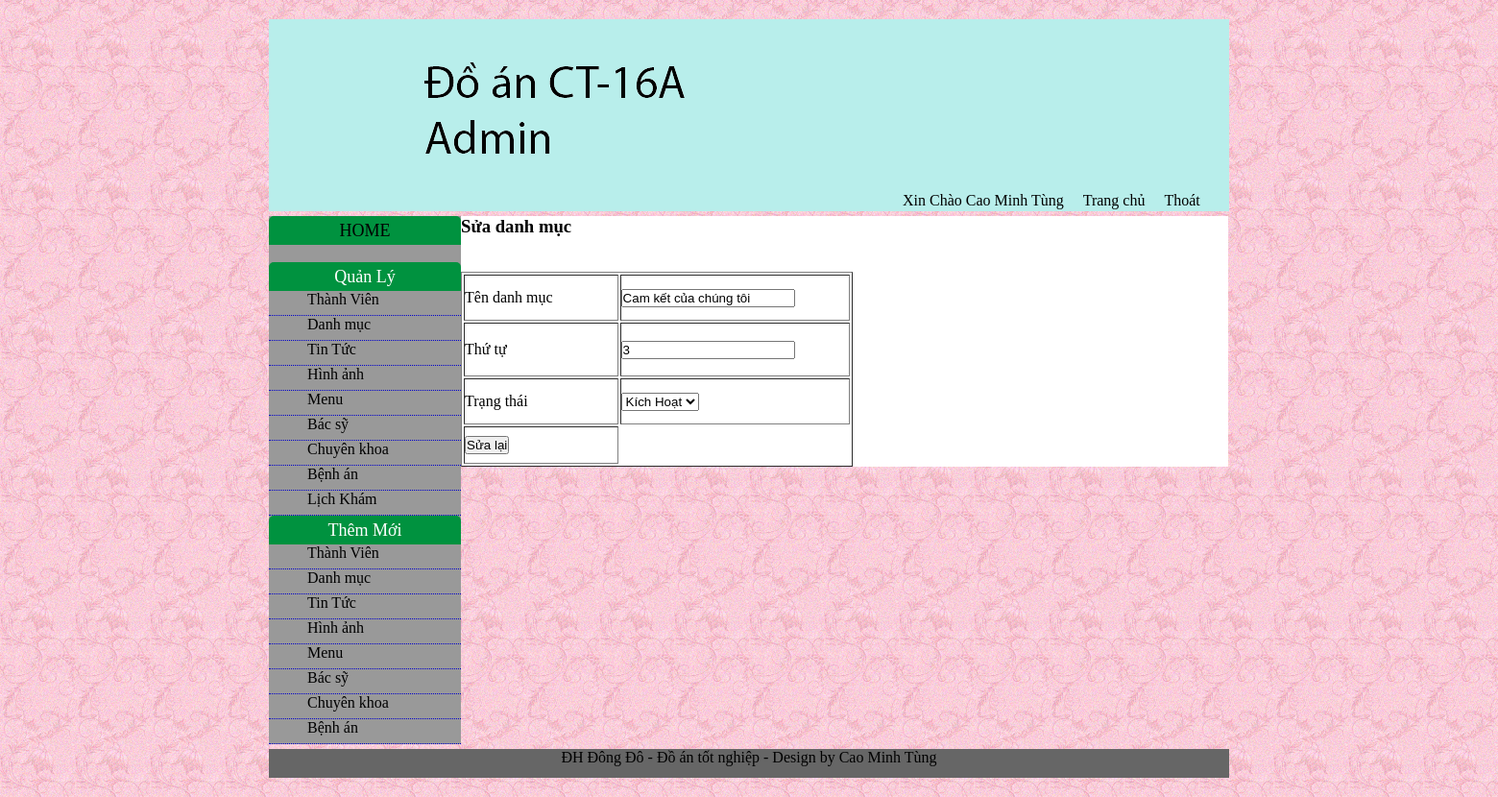
The page /admin/quantri.php?page=danhmuc&act=edit&did=5 (signed in) on the database its author committed.
### tables this page shows
CREATE TABLE IF NOT EXISTS `danhmuc` (
  `danhmuc_id` int(10) unsigned NOT NULL AUTO_INCREMENT,
  `danhmuc_ten` varchar(100) NOT NULL,
  `danhmuc_oder` int(10) NOT NULL,
  `danhmuc_trangthai` int(1) NOT NULL,
  PRIMARY KEY (`danhmuc_id`)
);

### admin/modul/danhmuc/edit.php (the view, shortened to what this page needs)
<?php
	$id = $_GET['did'];
	$sql = "select * from danhmuc where danhmuc_id = '$id'";
	$result = mysql_query($sql);
	$data = mysql_fetch_assoc($result);
?>
<h3>Sửa danh mục</h3>
<br/>
<br/>
<form action="<?php echo BASEURL."admin/quantri.php?page=danhmuc&act=edit&did=".$id;?>" method="post">
	<table width="408" height="195" border="1">
  <tr>
    <td width="157" height="46">Tên danh mục</td>
    <td width="235"><input type="text" name="danhmuc_name" value="<?php echo $data['danhmuc_ten']; ?>" /></td>
  </tr>
  <tr>
    <td height="54">Thứ tự</td>
    <td>
      <input type="text" name="danhmuc_oder" value="<?php echo $data['danhmuc_oder'];?>" />
    </td>
  </tr>
  <tr>
    <td height="46">Trạng thái</td>
    <td>
      <select name="danhmuctrangthai">
        <option value="1" <?php if($data['danhmuc_trangthai'] == 1){echo 'selected';} ?>>Kích Hoạt</option>
        </select>
      </td>
  </tr>
  <tr>
     <td height="37">
        <input type="submit" name="ok"  value="Sửa lại" />
     </td>
  </tr>
</table>
</form>

### admin/style.css (style rules this page uses)
* { margin:0px; padding:0px }
body { background:url(images/background_03.png) repeat }

### rows shown on the page
danhmuc: danhmuc_name "Cam kết của chúng tôi", danhmuc_oder "3", danhmuctrangthai "Kích Hoạt"

### other values the page prints
$_SESSION['fullname'] "Cao Minh Tùng"
